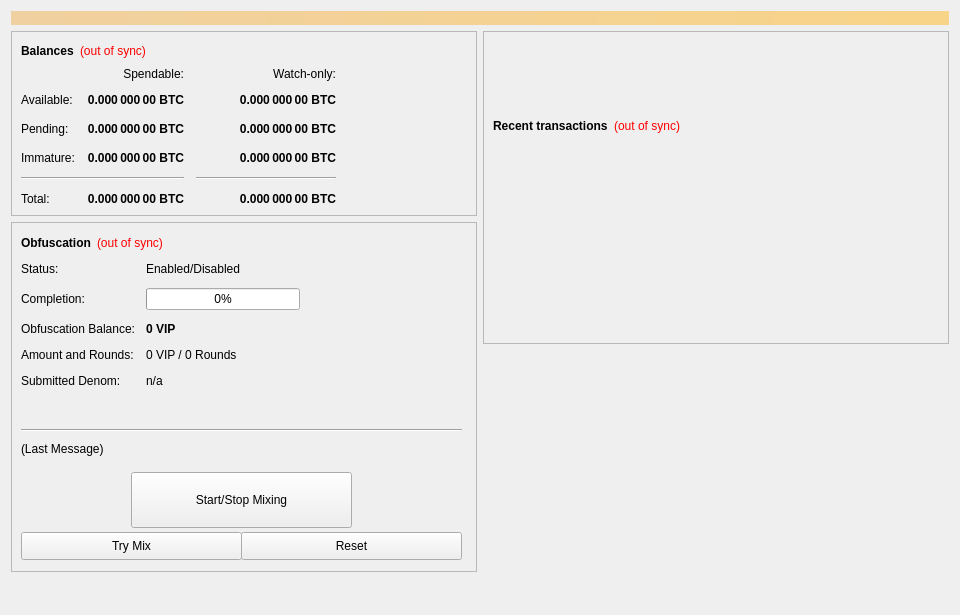
<?xml version="1.0" encoding="UTF-8"?>
<ui version="4.0">
 <class>OverviewPage</class>
 <widget class="QWidget" name="OverviewPage">
  <property name="geometry">
   <rect>
    <x>0</x>
    <y>0</y>
    <width>960</width>
    <height>615</height>
   </rect>
  </property>
  <property name="minimumSize">
   <size>
    <width>960</width>
    <height>0</height>
   </size>
  </property>
  <property name="windowTitle">
   <string>Form</string>
  </property>
  <layout class="QVBoxLayout" name="topLayout">
   <item>
    <widget class="QLabel" name="labelAlerts">
     <property name="visible">
      <bool>false</bool>
     </property>
     <property name="styleSheet">
      <string notr="true">background-color: qlineargradient(x1: 0, y1: 0, x2: 1, y2: 0, stop:0 #F0D0A0, stop:1 #F8D488); color:#000000;</string>
     </property>
     <property name="wordWrap">
      <bool>true</bool>
     </property>
     <property name="margin">
      <number>3</number>
     </property>
    </widget>
   </item>
   <item>
    <layout class="QHBoxLayout" name="horizontalLayout" stretch="1,1">
     <item>
      <layout class="QVBoxLayout" name="verticalLayout_2">
       <item>
        <widget class="QFrame" name="frame">
         <property name="frameShape">
          <enum>QFrame::StyledPanel</enum>
         </property>
         <property name="frameShadow">
          <enum>QFrame::Raised</enum>
         </property>
         <layout class="QVBoxLayout" name="verticalLayout_4">
          <item>
           <layout class="QHBoxLayout" name="horizontalLayout_4">
            <item>
             <widget class="QLabel" name="label_5">
              <property name="font">
               <font>
                <weight>75</weight>
                <bold>true</bold>
               </font>
              </property>
              <property name="text">
               <string>Balances</string>
              </property>
             </widget>
            </item>
            <item>
             <widget class="QLabel" name="labelWalletStatus">
              <property name="cursor">
               <cursorShape>WhatsThisCursor</cursorShape>
              </property>
              <property name="toolTip">
               <string>The displayed information may be out of date. Your wallet automatically synchronizes with the Limitless network after a connection is established, but this process has not completed yet.</string>
              </property>
              <property name="styleSheet">
               <string notr="true">QLabel { color: red; }</string>
              </property>
              <property name="text">
               <string notr="true">(out of sync)</string>
              </property>
              <property name="alignment">
               <set>Qt::AlignLeading|Qt::AlignLeft|Qt::AlignVCenter</set>
              </property>
             </widget>
            </item>
            <item>
             <spacer name="horizontalSpacer_3">
              <property name="orientation">
               <enum>Qt::Horizontal</enum>
              </property>
              <property name="sizeHint" stdset="0">
               <size>
                <width>40</width>
                <height>20</height>
               </size>
              </property>
             </spacer>
            </item>
           </layout>
          </item>
          <item>
           <layout class="QGridLayout" name="gridLayout">
            <property name="spacing">
             <number>12</number>
            </property>
            <item row="2" column="2">
             <widget class="QLabel" name="labelWatchPending">
              <property name="font">
               <font>
                <weight>75</weight>
                <bold>true</bold>
               </font>
              </property>
              <property name="cursor">
               <cursorShape>IBeamCursor</cursorShape>
              </property>
              <property name="toolTip">
               <string>Unconfirmed transactions to watch-only addresses</string>
              </property>
              <property name="text">
               <string notr="true">0.000 000 00 BTC</string>
              </property>
              <property name="alignment">
               <set>Qt::AlignRight|Qt::AlignTrailing|Qt::AlignVCenter</set>
              </property>
              <property name="textInteractionFlags">
               <set>Qt::LinksAccessibleByMouse|Qt::TextSelectableByKeyboard|Qt::TextSelectableByMouse</set>
              </property>
             </widget>
            </item>
            <item row="2" column="1">
             <widget class="QLabel" name="labelUnconfirmed">
              <property name="font">
               <font>
                <weight>75</weight>
                <bold>true</bold>
               </font>
              </property>
              <property name="cursor">
               <cursorShape>IBeamCursor</cursorShape>
              </property>
              <property name="toolTip">
               <string>Total of transactions that have yet to be confirmed, and do not yet count toward the spendable balance</string>
              </property>
              <property name="text">
               <string notr="true">0.000 000 00 BTC</string>
              </property>
              <property name="alignment">
               <set>Qt::AlignRight|Qt::AlignTrailing|Qt::AlignVCenter</set>
              </property>
              <property name="textInteractionFlags">
               <set>Qt::LinksAccessibleByMouse|Qt::TextSelectableByKeyboard|Qt::TextSelectableByMouse</set>
              </property>
             </widget>
            </item>
            <item row="3" column="2">
             <widget class="QLabel" name="labelWatchImmature">
              <property name="font">
               <font>
                <weight>75</weight>
                <bold>true</bold>
               </font>
              </property>
              <property name="cursor">
               <cursorShape>IBeamCursor</cursorShape>
              </property>
              <property name="toolTip">
               <string>Staked or masternode rewards in watch-only addresses that has not yet matured</string>
              </property>
              <property name="text">
               <string notr="true">0.000 000 00 BTC</string>
              </property>
              <property name="alignment">
               <set>Qt::AlignRight|Qt::AlignTrailing|Qt::AlignVCenter</set>
              </property>
              <property name="textInteractionFlags">
               <set>Qt::LinksAccessibleByMouse|Qt::TextSelectableByKeyboard|Qt::TextSelectableByMouse</set>
              </property>
             </widget>
            </item>
            <item row="4" column="0" colspan="2">
             <widget class="Line" name="lineSpendableBalance">
              <property name="orientation">
               <enum>Qt::Horizontal</enum>
              </property>
             </widget>
            </item>
            <item row="4" column="2">
             <widget class="Line" name="lineWatchBalance">
              <property name="sizePolicy">
               <sizepolicy hsizetype="Preferred" vsizetype="Fixed">
                <horstretch>0</horstretch>
                <verstretch>0</verstretch>
               </sizepolicy>
              </property>
              <property name="minimumSize">
               <size>
                <width>140</width>
                <height>0</height>
               </size>
              </property>
              <property name="orientation">
               <enum>Qt::Horizontal</enum>
              </property>
             </widget>
            </item>
            <item row="5" column="0">
             <widget class="QLabel" name="labelTotalText">
              <property name="text">
               <string>Total:</string>
              </property>
             </widget>
            </item>
            <item row="3" column="1">
             <widget class="QLabel" name="labelImmature">
              <property name="font">
               <font>
                <weight>75</weight>
                <bold>true</bold>
               </font>
              </property>
              <property name="cursor">
               <cursorShape>IBeamCursor</cursorShape>
              </property>
              <property name="toolTip">
               <string>Staked or masternode rewards that has not yet matured</string>
              </property>
              <property name="text">
               <string notr="true">0.000 000 00 BTC</string>
              </property>
              <property name="alignment">
               <set>Qt::AlignRight|Qt::AlignTrailing|Qt::AlignVCenter</set>
              </property>
              <property name="textInteractionFlags">
               <set>Qt::LinksAccessibleByMouse|Qt::TextSelectableByKeyboard|Qt::TextSelectableByMouse</set>
              </property>
             </widget>
            </item>
            <item row="2" column="3">
             <spacer name="horizontalSpacer_2">
              <property name="orientation">
               <enum>Qt::Horizontal</enum>
              </property>
              <property name="sizeHint" stdset="0">
               <size>
                <width>40</width>
                <height>20</height>
               </size>
              </property>
             </spacer>
            </item>
            <item row="3" column="0">
             <widget class="QLabel" name="labelImmatureText">
              <property name="text">
               <string>Immature:</string>
              </property>
             </widget>
            </item>
            <item row="5" column="1">
             <widget class="QLabel" name="labelTotal">
              <property name="font">
               <font>
                <weight>75</weight>
                <bold>true</bold>
               </font>
              </property>
              <property name="cursor">
               <cursorShape>IBeamCursor</cursorShape>
              </property>
              <property name="toolTip">
               <string>Your current total balance</string>
              </property>
              <property name="text">
               <string notr="true">0.000 000 00 BTC</string>
              </property>
              <property name="alignment">
               <set>Qt::AlignRight|Qt::AlignTrailing|Qt::AlignVCenter</set>
              </property>
              <property name="textInteractionFlags">
               <set>Qt::LinksAccessibleByMouse|Qt::TextSelectableByKeyboard|Qt::TextSelectableByMouse</set>
              </property>
             </widget>
            </item>
            <item row="5" column="2">
             <widget class="QLabel" name="labelWatchTotal">
              <property name="font">
               <font>
                <weight>75</weight>
                <bold>true</bold>
               </font>
              </property>
              <property name="cursor">
               <cursorShape>IBeamCursor</cursorShape>
              </property>
              <property name="toolTip">
               <string>Current total balance in watch-only addresses</string>
              </property>
              <property name="text">
               <string notr="true">0.000 000 00 BTC</string>
              </property>
              <property name="alignment">
               <set>Qt::AlignRight|Qt::AlignTrailing|Qt::AlignVCenter</set>
              </property>
              <property name="textInteractionFlags">
               <set>Qt::LinksAccessibleByMouse|Qt::TextSelectableByKeyboard|Qt::TextSelectableByMouse</set>
              </property>
             </widget>
            </item>
            <item row="0" column="2">
             <widget class="QLabel" name="labelWatchonly">
              <property name="text">
               <string>Watch-only:</string>
              </property>
              <property name="alignment">
               <set>Qt::AlignRight|Qt::AlignTrailing|Qt::AlignVCenter</set>
              </property>
             </widget>
            </item>
            <item row="1" column="0">
             <widget class="QLabel" name="labelBalanceText">
              <property name="text">
               <string>Available:</string>
              </property>
             </widget>
            </item>
            <item row="1" column="1">
             <widget class="QLabel" name="labelBalance">
              <property name="font">
               <font>
                <weight>75</weight>
                <bold>true</bold>
               </font>
              </property>
              <property name="cursor">
               <cursorShape>IBeamCursor</cursorShape>
              </property>
              <property name="toolTip">
               <string>Your current spendable balance</string>
              </property>
              <property name="text">
               <string notr="true">0.000 000 00 BTC</string>
              </property>
              <property name="alignment">
               <set>Qt::AlignRight|Qt::AlignTrailing|Qt::AlignVCenter</set>
              </property>
              <property name="textInteractionFlags">
               <set>Qt::LinksAccessibleByMouse|Qt::TextSelectableByKeyboard|Qt::TextSelectableByMouse</set>
              </property>
             </widget>
            </item>
            <item row="1" column="2">
             <widget class="QLabel" name="labelWatchAvailable">
              <property name="font">
               <font>
                <weight>75</weight>
                <bold>true</bold>
               </font>
              </property>
              <property name="cursor">
               <cursorShape>IBeamCursor</cursorShape>
              </property>
              <property name="toolTip">
               <string>Your current balance in watch-only addresses</string>
              </property>
              <property name="text">
               <string notr="true">0.000 000 00 BTC</string>
              </property>
              <property name="alignment">
               <set>Qt::AlignRight|Qt::AlignTrailing|Qt::AlignVCenter</set>
              </property>
              <property name="textInteractionFlags">
               <set>Qt::LinksAccessibleByMouse|Qt::TextSelectableByKeyboard|Qt::TextSelectableByMouse</set>
              </property>
             </widget>
            </item>
            <item row="2" column="0">
             <widget class="QLabel" name="labelPendingText">
              <property name="text">
               <string>Pending:</string>
              </property>
             </widget>
            </item>
            <item row="0" column="1">
             <widget class="QLabel" name="labelSpendable">
              <property name="text">
               <string>Spendable:</string>
              </property>
              <property name="alignment">
               <set>Qt::AlignRight|Qt::AlignTrailing|Qt::AlignVCenter</set>
              </property>
             </widget>
            </item>
           </layout>
          </item>
         </layout>
        </widget>
       </item>
       <item>
        <widget class="QFrame" name="frameObfuscation">
         <property name="minimumSize">
          <size>
           <width>0</width>
           <height>350</height>
          </size>
         </property>
         <property name="layoutDirection">
          <enum>Qt::LeftToRight</enum>
         </property>
         <property name="frameShape">
          <enum>QFrame::StyledPanel</enum>
         </property>
         <property name="frameShadow">
          <enum>QFrame::Raised</enum>
         </property>
         <widget class="QWidget" name="formLayoutWidget">
          <property name="geometry">
           <rect>
            <x>10</x>
            <y>40</y>
            <width>451</width>
            <height>161</height>
           </rect>
          </property>
          <layout class="QFormLayout" name="formLayout">
           <property name="fieldGrowthPolicy">
            <enum>QFormLayout::AllNonFixedFieldsGrow</enum>
           </property>
           <property name="horizontalSpacing">
            <number>11</number>
           </property>
           <property name="verticalSpacing">
            <number>12</number>
           </property>
           <item row="0" column="0">
            <widget class="QLabel" name="label_6">
             <property name="text">
              <string>Status:</string>
             </property>
            </widget>
           </item>
           <item row="1" column="0">
            <widget class="QLabel" name="label_7">
             <property name="text">
              <string>Completion:</string>
             </property>
            </widget>
           </item>
           <item row="1" column="1">
            <widget class="QProgressBar" name="obfuscationProgress">
             <property name="maximumSize">
              <size>
               <width>154</width>
               <height>16777215</height>
              </size>
             </property>
             <property name="value">
              <number>0</number>
             </property>
            </widget>
           </item>
           <item row="2" column="0">
            <widget class="QLabel" name="labelAnonymizedText">
             <property name="text">
              <string>Obfuscation Balance:</string>
             </property>
            </widget>
           </item>
           <item row="2" column="1">
            <widget class="QLabel" name="labelAnonymized">
             <property name="font">
              <font>
               <weight>75</weight>
               <bold>true</bold>
              </font>
             </property>
             <property name="text">
              <string notr="true">0 VIP</string>
             </property>
            </widget>
           </item>
           <item row="3" column="0">
            <widget class="QLabel" name="label_8">
             <property name="text">
              <string>Amount and Rounds:</string>
             </property>
            </widget>
           </item>
           <item row="3" column="1">
            <widget class="QLabel" name="labelAmountRounds">
             <property name="text">
              <string>0 VIP / 0 Rounds</string>
             </property>
            </widget>
           </item>
           <item row="4" column="0">
            <widget class="QLabel" name="label_9">
             <property name="text">
              <string>Submitted Denom:</string>
             </property>
            </widget>
           </item>
           <item row="4" column="1">
            <widget class="QLabel" name="labelSubmittedDenom">
             <property name="toolTip">
              <string>The denominations you submitted to the Masternode.&lt;br&gt;To mix, other users must submit the exact same denominations.</string>
             </property>
             <property name="text">
              <string>n/a</string>
             </property>
            </widget>
           </item>
           <item row="0" column="1">
            <widget class="QLabel" name="obfuscationEnabled">
             <property name="text">
              <string>Enabled/Disabled</string>
             </property>
            </widget>
           </item>
          </layout>
         </widget>
         <widget class="QPushButton" name="runAutoDenom">
          <property name="geometry">
           <rect>
            <x>251</x>
            <y>17</y>
            <width>1</width>
            <height>1</height>
           </rect>
          </property>
          <property name="palette">
           <palette>
            <active>
             <colorrole role="WindowText">
              <brush brushstyle="SolidPattern">
               <color alpha="255">
                <red>0</red>
                <green>0</green>
                <blue>0</blue>
               </color>
              </brush>
             </colorrole>
             <colorrole role="Button">
              <brush brushstyle="SolidPattern">
               <color alpha="255">
                <red>239</red>
                <green>238</green>
                <blue>238</blue>
               </color>
              </brush>
             </colorrole>
             <colorrole role="Light">
              <brush brushstyle="SolidPattern">
               <color alpha="255">
                <red>255</red>
                <green>255</green>
                <blue>255</blue>
               </color>
              </brush>
             </colorrole>
             <colorrole role="Midlight">
              <brush brushstyle="SolidPattern">
               <color alpha="255">
                <red>247</red>
                <green>246</green>
                <blue>246</blue>
               </color>
              </brush>
             </colorrole>
             <colorrole role="Dark">
              <brush brushstyle="SolidPattern">
               <color alpha="255">
                <red>119</red>
                <green>119</green>
                <blue>119</blue>
               </color>
              </brush>
             </colorrole>
             <colorrole role="Mid">
              <brush brushstyle="SolidPattern">
               <color alpha="255">
                <red>159</red>
                <green>159</green>
                <blue>159</blue>
               </color>
              </brush>
             </colorrole>
             <colorrole role="Text">
              <brush brushstyle="SolidPattern">
               <color alpha="255">
                <red>0</red>
                <green>0</green>
                <blue>0</blue>
               </color>
              </brush>
             </colorrole>
             <colorrole role="BrightText">
              <brush brushstyle="SolidPattern">
               <color alpha="255">
                <red>255</red>
                <green>255</green>
                <blue>255</blue>
               </color>
              </brush>
             </colorrole>
             <colorrole role="ButtonText">
              <brush brushstyle="SolidPattern">
               <color alpha="255">
                <red>0</red>
                <green>0</green>
                <blue>0</blue>
               </color>
              </brush>
             </colorrole>
             <colorrole role="Base">
              <brush brushstyle="SolidPattern">
               <color alpha="255">
                <red>255</red>
                <green>255</green>
                <blue>255</blue>
               </color>
              </brush>
             </colorrole>
             <colorrole role="Window">
              <brush brushstyle="SolidPattern">
               <color alpha="255">
                <red>239</red>
                <green>238</green>
                <blue>238</blue>
               </color>
              </brush>
             </colorrole>
             <colorrole role="Shadow">
              <brush brushstyle="SolidPattern">
               <color alpha="255">
                <red>0</red>
                <green>0</green>
                <blue>0</blue>
               </color>
              </brush>
             </colorrole>
             <colorrole role="AlternateBase">
              <brush brushstyle="SolidPattern">
               <color alpha="255">
                <red>247</red>
                <green>246</green>
                <blue>246</blue>
               </color>
              </brush>
             </colorrole>
             <colorrole role="ToolTipBase">
              <brush brushstyle="SolidPattern">
               <color alpha="255">
                <red>255</red>
                <green>255</green>
                <blue>220</blue>
               </color>
              </brush>
             </colorrole>
             <colorrole role="ToolTipText">
              <brush brushstyle="SolidPattern">
               <color alpha="255">
                <red>0</red>
                <green>0</green>
                <blue>0</blue>
               </color>
              </brush>
             </colorrole>
            </active>
            <inactive>
             <colorrole role="WindowText">
              <brush brushstyle="SolidPattern">
               <color alpha="255">
                <red>0</red>
                <green>0</green>
                <blue>0</blue>
               </color>
              </brush>
             </colorrole>
             <colorrole role="Button">
              <brush brushstyle="SolidPattern">
               <color alpha="255">
                <red>239</red>
                <green>238</green>
                <blue>238</blue>
               </color>
              </brush>
             </colorrole>
             <colorrole role="Light">
              <brush brushstyle="SolidPattern">
               <color alpha="255">
                <red>255</red>
                <green>255</green>
                <blue>255</blue>
               </color>
              </brush>
             </colorrole>
             <colorrole role="Midlight">
              <brush brushstyle="SolidPattern">
               <color alpha="255">
                <red>247</red>
                <green>246</green>
                <blue>246</blue>
               </color>
              </brush>
             </colorrole>
             <colorrole role="Dark">
              <brush brushstyle="SolidPattern">
               <color alpha="255">
                <red>119</red>
                <green>119</green>
                <blue>119</blue>
               </color>
              </brush>
             </colorrole>
             <colorrole role="Mid">
              <brush brushstyle="SolidPattern">
               <color alpha="255">
                <red>159</red>
                <green>159</green>
                <blue>159</blue>
               </color>
              </brush>
             </colorrole>
             <colorrole role="Text">
              <brush brushstyle="SolidPattern">
               <color alpha="255">
                <red>0</red>
                <green>0</green>
                <blue>0</blue>
               </color>
              </brush>
             </colorrole>
             <colorrole role="BrightText">
              <brush brushstyle="SolidPattern">
               <color alpha="255">
                <red>255</red>
                <green>255</green>
                <blue>255</blue>
               </color>
              </brush>
             </colorrole>
             <colorrole role="ButtonText">
              <brush brushstyle="SolidPattern">
               <color alpha="255">
                <red>0</red>
                <green>0</green>
                <blue>0</blue>
               </color>
              </brush>
             </colorrole>
             <colorrole role="Base">
              <brush brushstyle="SolidPattern">
               <color alpha="255">
                <red>255</red>
                <green>255</green>
                <blue>255</blue>
               </color>
              </brush>
             </colorrole>
             <colorrole role="Window">
              <brush brushstyle="SolidPattern">
               <color alpha="255">
                <red>239</red>
                <green>238</green>
                <blue>238</blue>
               </color>
              </brush>
             </colorrole>
             <colorrole role="Shadow">
              <brush brushstyle="SolidPattern">
               <color alpha="255">
                <red>0</red>
                <green>0</green>
                <blue>0</blue>
               </color>
              </brush>
             </colorrole>
             <colorrole role="AlternateBase">
              <brush brushstyle="SolidPattern">
               <color alpha="255">
                <red>247</red>
                <green>246</green>
                <blue>246</blue>
               </color>
              </brush>
             </colorrole>
             <colorrole role="ToolTipBase">
              <brush brushstyle="SolidPattern">
               <color alpha="255">
                <red>255</red>
                <green>255</green>
                <blue>220</blue>
               </color>
              </brush>
             </colorrole>
             <colorrole role="ToolTipText">
              <brush brushstyle="SolidPattern">
               <color alpha="255">
                <red>0</red>
                <green>0</green>
                <blue>0</blue>
               </color>
              </brush>
             </colorrole>
            </inactive>
            <disabled>
             <colorrole role="WindowText">
              <brush brushstyle="SolidPattern">
               <color alpha="255">
                <red>119</red>
                <green>119</green>
                <blue>119</blue>
               </color>
              </brush>
             </colorrole>
             <colorrole role="Button">
              <brush brushstyle="SolidPattern">
               <color alpha="255">
                <red>239</red>
                <green>238</green>
                <blue>238</blue>
               </color>
              </brush>
             </colorrole>
             <colorrole role="Light">
              <brush brushstyle="SolidPattern">
               <color alpha="255">
                <red>255</red>
                <green>255</green>
                <blue>255</blue>
               </color>
              </brush>
             </colorrole>
             <colorrole role="Midlight">
              <brush brushstyle="SolidPattern">
               <color alpha="255">
                <red>247</red>
                <green>246</green>
                <blue>246</blue>
               </color>
              </brush>
             </colorrole>
             <colorrole role="Dark">
              <brush brushstyle="SolidPattern">
               <color alpha="255">
                <red>119</red>
                <green>119</green>
                <blue>119</blue>
               </color>
              </brush>
             </colorrole>
             <colorrole role="Mid">
              <brush brushstyle="SolidPattern">
               <color alpha="255">
                <red>159</red>
                <green>159</green>
                <blue>159</blue>
               </color>
              </brush>
             </colorrole>
             <colorrole role="Text">
              <brush brushstyle="SolidPattern">
               <color alpha="255">
                <red>119</red>
                <green>119</green>
                <blue>119</blue>
               </color>
              </brush>
             </colorrole>
             <colorrole role="BrightText">
              <brush brushstyle="SolidPattern">
               <color alpha="255">
                <red>255</red>
                <green>255</green>
                <blue>255</blue>
               </color>
              </brush>
             </colorrole>
             <colorrole role="ButtonText">
              <brush brushstyle="SolidPattern">
               <color alpha="255">
                <red>119</red>
                <green>119</green>
                <blue>119</blue>
               </color>
              </brush>
             </colorrole>
             <colorrole role="Base">
              <brush brushstyle="SolidPattern">
               <color alpha="255">
                <red>239</red>
                <green>238</green>
                <blue>238</blue>
               </color>
              </brush>
             </colorrole>
             <colorrole role="Window">
              <brush brushstyle="SolidPattern">
               <color alpha="255">
                <red>239</red>
                <green>238</green>
                <blue>238</blue>
               </color>
              </brush>
             </colorrole>
             <colorrole role="Shadow">
              <brush brushstyle="SolidPattern">
               <color alpha="255">
                <red>0</red>
                <green>0</green>
                <blue>0</blue>
               </color>
              </brush>
             </colorrole>
             <colorrole role="AlternateBase">
              <brush brushstyle="SolidPattern">
               <color alpha="255">
                <red>239</red>
                <green>238</green>
                <blue>238</blue>
               </color>
              </brush>
             </colorrole>
             <colorrole role="ToolTipBase">
              <brush brushstyle="SolidPattern">
               <color alpha="255">
                <red>255</red>
                <green>255</green>
                <blue>220</blue>
               </color>
              </brush>
             </colorrole>
             <colorrole role="ToolTipText">
              <brush brushstyle="SolidPattern">
               <color alpha="255">
                <red>0</red>
                <green>0</green>
                <blue>0</blue>
               </color>
              </brush>
             </colorrole>
            </disabled>
           </palette>
          </property>
          <property name="focusPolicy">
           <enum>Qt::NoFocus</enum>
          </property>
          <property name="autoFillBackground">
           <bool>true</bool>
          </property>
          <property name="text">
           <string/>
          </property>
          <property name="flat">
           <bool>true</bool>
          </property>
         </widget>
         <widget class="QPushButton" name="toggleObfuscation">
          <property name="geometry">
           <rect>
            <x>120</x>
            <y>250</y>
            <width>221</width>
            <height>56</height>
           </rect>
          </property>
          <property name="sizePolicy">
           <sizepolicy hsizetype="MinimumExpanding" vsizetype="Fixed">
            <horstretch>0</horstretch>
            <verstretch>0</verstretch>
           </sizepolicy>
          </property>
          <property name="text">
           <string>Start/Stop Mixing</string>
          </property>
         </widget>
         <widget class="Line" name="lineLastMessage">
          <property name="geometry">
           <rect>
            <x>10</x>
            <y>200</y>
            <width>441</width>
            <height>16</height>
           </rect>
          </property>
          <property name="orientation">
           <enum>Qt::Horizontal</enum>
          </property>
         </widget>
         <widget class="QLabel" name="obfuscationStatus">
          <property name="geometry">
           <rect>
            <x>10</x>
            <y>220</y>
            <width>451</width>
            <height>61</height>
           </rect>
          </property>
          <property name="minimumSize">
           <size>
            <width>288</width>
            <height>43</height>
           </size>
          </property>
          <property name="text">
           <string>(Last Message)</string>
          </property>
          <property name="alignment">
           <set>Qt::AlignLeading|Qt::AlignLeft|Qt::AlignTop</set>
          </property>
          <property name="wordWrap">
           <bool>true</bool>
          </property>
         </widget>
         <widget class="QPushButton" name="obfuscationAuto">
          <property name="geometry">
           <rect>
            <x>10</x>
            <y>310</y>
            <width>221</width>
            <height>28</height>
           </rect>
          </property>
          <property name="sizePolicy">
           <sizepolicy hsizetype="MinimumExpanding" vsizetype="Fixed">
            <horstretch>0</horstretch>
            <verstretch>0</verstretch>
           </sizepolicy>
          </property>
          <property name="toolTip">
           <string>Try to manually submit a Obfuscation request.</string>
          </property>
          <property name="text">
           <string>Try Mix</string>
          </property>
         </widget>
         <widget class="QPushButton" name="obfuscationReset">
          <property name="geometry">
           <rect>
            <x>230</x>
            <y>310</y>
            <width>221</width>
            <height>28</height>
           </rect>
          </property>
          <property name="sizePolicy">
           <sizepolicy hsizetype="MinimumExpanding" vsizetype="Fixed">
            <horstretch>0</horstretch>
            <verstretch>0</verstretch>
           </sizepolicy>
          </property>
          <property name="toolTip">
           <string>Reset the current status of Obfuscation (can interrupt Obfuscation if it's in the process of Mixing, which can cost you money!)</string>
          </property>
          <property name="autoFillBackground">
           <bool>false</bool>
          </property>
          <property name="text">
           <string>Reset</string>
          </property>
         </widget>
         <widget class="QWidget" name="layoutWidget">
          <property name="geometry">
           <rect>
            <x>10</x>
            <y>10</y>
            <width>431</width>
            <height>22</height>
           </rect>
          </property>
          <layout class="QHBoxLayout" name="horizontalLayout_5">
           <item>
            <widget class="QLabel" name="label_2">
             <property name="font">
              <font>
               <weight>75</weight>
               <bold>true</bold>
              </font>
             </property>
             <property name="text">
              <string>Obfuscation</string>
             </property>
            </widget>
           </item>
           <item>
            <widget class="QLabel" name="labelObfuscationSyncStatus">
             <property name="toolTip">
              <string>The displayed information may be out of date. Your wallet automatically synchronizes with the Limitless network after a connection is established, but this process has not completed yet.</string>
             </property>
             <property name="styleSheet">
              <string notr="true">QLabel { color: red; }</string>
             </property>
             <property name="text">
              <string notr="true">(out of sync)</string>
             </property>
             <property name="alignment">
              <set>Qt::AlignLeading|Qt::AlignLeft|Qt::AlignVCenter</set>
             </property>
            </widget>
           </item>
           <item>
            <spacer name="horizontalSpacer_4">
             <property name="orientation">
              <enum>Qt::Horizontal</enum>
             </property>
             <property name="sizeHint" stdset="0">
              <size>
               <width>40</width>
               <height>20</height>
              </size>
             </property>
            </spacer>
           </item>
          </layout>
         </widget>
        </widget>
       </item>
       <item>
        <spacer name="verticalSpacer">
         <property name="orientation">
          <enum>Qt::Vertical</enum>
         </property>
         <property name="sizeHint" stdset="0">
          <size>
           <width>20</width>
           <height>40</height>
          </size>
         </property>
        </spacer>
       </item>
      </layout>
     </item>
     <item>
      <layout class="QVBoxLayout" name="verticalLayout_3">
       <item>
        <widget class="QFrame" name="frame_2">
         <property name="frameShape">
          <enum>QFrame::StyledPanel</enum>
         </property>
         <property name="frameShadow">
          <enum>QFrame::Raised</enum>
         </property>
         <layout class="QVBoxLayout" name="verticalLayout">
          <item>
           <spacer name="verticalSpacer_3">
            <property name="orientation">
             <enum>Qt::Vertical</enum>
            </property>
            <property name="sizeType">
             <enum>QSizePolicy::Fixed</enum>
            </property>
            <property name="sizeHint" stdset="0">
             <size>
              <width>20</width>
              <height>75</height>
             </size>
            </property>
           </spacer>
          </item>
          <item>
           <layout class="QHBoxLayout" name="horizontalLayout_2">
            <item>
             <widget class="QLabel" name="label_4">
              <property name="font">
               <font>
                <weight>75</weight>
                <bold>true</bold>
               </font>
              </property>
              <property name="text">
               <string>Recent transactions</string>
              </property>
             </widget>
            </item>
            <item>
             <widget class="QLabel" name="labelTransactionsStatus">
              <property name="cursor">
               <cursorShape>WhatsThisCursor</cursorShape>
              </property>
              <property name="toolTip">
               <string>The displayed information may be out of date. Your wallet automatically synchronizes with the Limitless network after a connection is established, but this process has not completed yet.</string>
              </property>
              <property name="styleSheet">
               <string notr="true">QLabel { color: red; }</string>
              </property>
              <property name="text">
               <string notr="true">(out of sync)</string>
              </property>
              <property name="alignment">
               <set>Qt::AlignRight|Qt::AlignTrailing|Qt::AlignVCenter</set>
              </property>
             </widget>
            </item>
            <item>
             <spacer name="horizontalSpacer">
              <property name="orientation">
               <enum>Qt::Horizontal</enum>
              </property>
              <property name="sizeHint" stdset="0">
               <size>
                <width>40</width>
                <height>20</height>
               </size>
              </property>
             </spacer>
            </item>
           </layout>
          </item>
          <item>
           <widget class="QListView" name="listTransactions">
            <property name="styleSheet">
             <string notr="true">QListView { background: transparent; }</string>
            </property>
            <property name="frameShape">
             <enum>QFrame::NoFrame</enum>
            </property>
            <property name="verticalScrollBarPolicy">
             <enum>Qt::ScrollBarAlwaysOff</enum>
            </property>
            <property name="horizontalScrollBarPolicy">
             <enum>Qt::ScrollBarAlwaysOff</enum>
            </property>
            <property name="selectionMode">
             <enum>QAbstractItemView::NoSelection</enum>
            </property>
           </widget>
          </item>
         </layout>
        </widget>
       </item>
       <item>
        <spacer name="verticalSpacer_2">
         <property name="orientation">
          <enum>Qt::Vertical</enum>
         </property>
         <property name="sizeType">
          <enum>QSizePolicy::Expanding</enum>
         </property>
         <property name="sizeHint" stdset="0">
          <size>
           <width>20</width>
           <height>40</height>
          </size>
         </property>
        </spacer>
       </item>
      </layout>
     </item>
    </layout>
   </item>
  </layout>
 </widget>
 <resources/>
 <connections/>
</ui>
